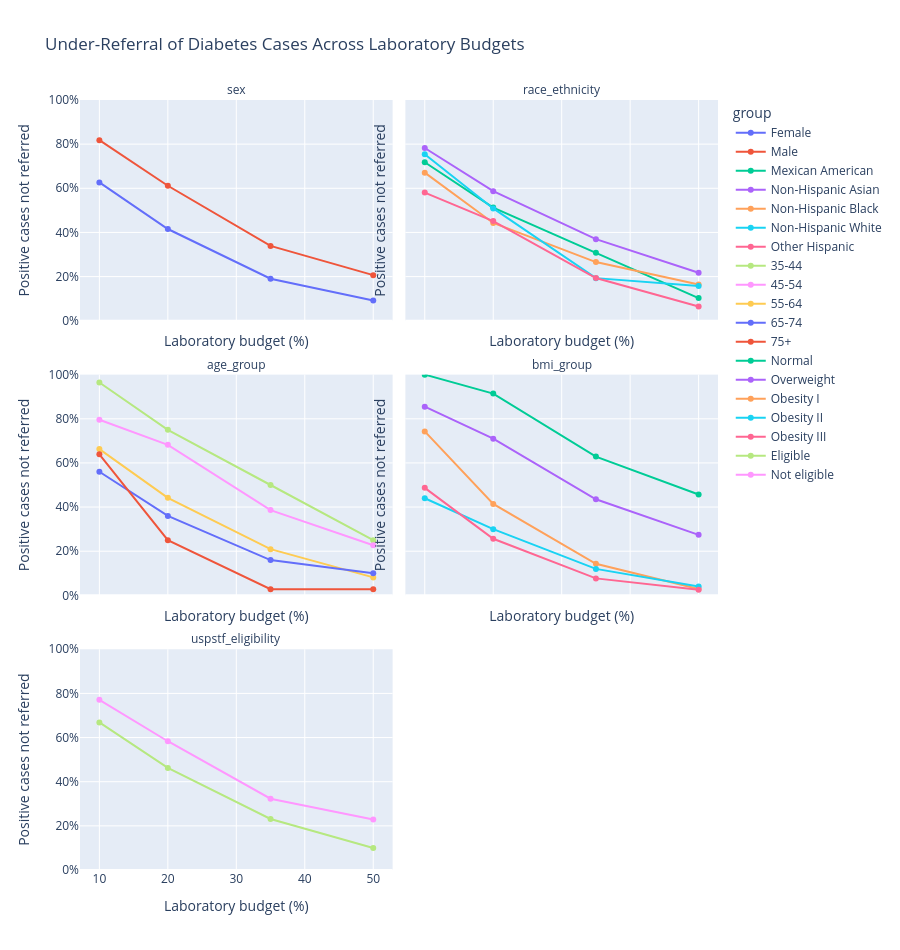

Here is the notebook cell this chart was saved with:
### Code cell
fig = px.line(
    budget_equity[
        budget_equity[
            "positive_case_referral_rate"
        ].notna()
    ],

    x="budget_percent",
    y="under_referral_rate_cases",
    color="group",
    facet_col="group_variable",
    facet_col_wrap=2,
    markers=True,

    title=(
        "Under-Referral of Diabetes Cases "
        "Across Laboratory Budgets"
    )
)

fig.update_xaxes(
    title="Laboratory budget (%)"
)

fig.update_yaxes(
    tickformat=".0%",
    range=[0, 1],
    title=(
        "Positive cases not referred"
    )
)

fig.update_layout(
    height=950
)

fig.for_each_annotation(
    lambda a: a.update(
        text=a.text.split("=")[-1]
    )
)

fig.show()

save_plotly(
    fig,
    "step12_under_referral_across_budgets",
    height=950
)

### Figure 1 — Plotly figure (JSON) as saved in the notebook; plotly's stock layout.template omitted (floating-point values rounded to 4 significant figures)
{"data": [{"hovertemplate": "group=Female<br>group_variable=sex<br>budget_percent=%{x}<br>under_referral_rate_cases=%{y}<extra></extra>", "legendgroup": "Female", "line": {"color": "#636efa", "dash": "solid"}, "marker": {"symbol": "circle"}, "mode": "lines+markers", "name": "Female", "orientation": "v", "showlegend": true, "type": "scatter", "x": [10, 20, 35, 50], "xaxis": "x5", "y": [0.6268, 0.4155, 0.1901, 0.09155], "yaxis": "y5"}, {"hovertemplate": "group=Male<br>group_variable=sex<br>budget_percent=%{x}<br>under_referral_rate_cases=%{y}<extra></extra>", "legendgroup": "Male", "line": {"color": "#EF553B", "dash": "solid"}, "marker": {"symbol": "circle"}, "mode": "lines+markers", "name": "Male", "orientation": "v", "showlegend": true, "type": "scatter", "x": [10, 20, 35, 50], "xaxis": "x5", "y": [0.8182, 0.6116, 0.3388, 0.2066], "yaxis": "y5"}, {"hovertemplate": "group=Mexican American<br>group_variable=race_ethnicity<br>budget_percent=%{x}<br>under_referral_rate_cases=%{y}<extra></extra>", "legendgroup": "Mexican American", "line": {"color": "#00cc96", "dash": "solid"}, "marker": {"symbol": "circle"}, "mode": "lines+markers", "name": "Mexican American", "orientation": "v", "showlegend": true, "type": "scatter", "x": [10, 20, 35, 50], "xaxis": "x6", "y": [0.7179, 0.5128, 0.3077, 0.1026], "yaxis": "y6"}, {"hovertemplate": "group=Non-Hispanic Asian<br>group_variable=race_ethnicity<br>budget_percent=%{x}<br>under_referral_rate_cases=%{y}<extra></extra>", "legendgroup": "Non-Hispanic Asian", "line": {"color": "#ab63fa", "dash": "solid"}, "marker": {"symbol": "circle"}, "mode": "lines+markers", "name": "Non-Hispanic Asian", "orientation": "v", "showlegend": true, "type": "scatter", "x": [10, 20, 35, 50], "xaxis": "x6", "y": [0.7826, 0.587, 0.3696, 0.2174], "yaxis": "y6"}, {"hovertemplate": "group=Non-Hispanic Black<br>group_variable=race_ethnicity<br>budget_percent=%{x}<br>under_referral_rate_cases=%{y}<extra></extra>", "legendgroup": "Non-Hispanic Black", "line": {"color": "#FFA15A", "dash": "solid"}, "marker": {"symbol": "circle"}, "mode": "lines+markers", "name": "Non-Hispanic Black", "orientation": "v", "showlegend": true, "type": "scatter", "x": [10, 20, 35, 50], "xaxis": "x6", "y": [0.6709, 0.443, 0.2658, 0.1646], "yaxis": "y6"}, {"hovertemplate": "group=Non-Hispanic White<br>group_variable=race_ethnicity<br>budget_percent=%{x}<br>under_referral_rate_cases=%{y}<extra></extra>", "legendgroup": "Non-Hispanic White", "line": {"color": "#19d3f3", "dash": "solid"}, "marker": {"symbol": "circle"}, "mode": "lines+markers", "name": "Non-Hispanic White", "orientation": "v", "showlegend": true, "type": "scatter", "x": [10, 20, 35, 50], "xaxis": "x6", "y": [0.7544, 0.5088, 0.193, 0.1579], "yaxis": "y6"}, {"hovertemplate": "group=Other Hispanic<br>group_variable=race_ethnicity<br>budget_percent=%{x}<br>under_referral_rate_cases=%{y}<extra></extra>", "legendgroup": "Other Hispanic", "line": {"color": "#FF6692", "dash": "solid"}, "marker": {"symbol": "circle"}, "mode": "lines+markers", "name": "Other Hispanic", "orientation": "v", "showlegend": true, "type": "scatter", "x": [10, 20, 35, 50], "xaxis": "x6", "y": [0.5806, 0.4516, 0.1935, 0.06452], "yaxis": "y6"}, {"hovertemplate": "group=35-44<br>group_variable=age_group<br>budget_percent=%{x}<br>under_referral_rate_cases=%{y}<extra></extra>", "legendgroup": "35-44", "line": {"color": "#B6E880", "dash": "solid"}, "marker": {"symbol": "circle"}, "mode": "lines+markers", "name": "35-44", "orientation": "v", "showlegend": true, "type": "scatter", "x": [10, 20, 35, 50], "xaxis": "x3", "y": [0.9643, 0.75, 0.5, 0.25], "yaxis": "y3"}, {"hovertemplate": "group=45-54<br>group_variable=age_group<br>budget_percent=%{x}<br>under_referral_rate_cases=%{y}<extra></extra>", "legendgroup": "45-54", "line": {"color": "#FF97FF", "dash": "solid"}, "marker": {"symbol": "circle"}, "mode": "lines+markers", "name": "45-54", "orientation": "v", "showlegend": true, "type": "scatter", "x": [10, 20, 35, 50], "xaxis": "x3", "y": [0.7955, 0.6818, 0.3864, 0.2273], "yaxis": "y3"}, {"hovertemplate": "group=55-64<br>group_variable=age_group<br>budget_percent=%{x}<br>under_referral_rate_cases=%{y}<extra></extra>", "legendgroup": "55-64", "line": {"color": "#FECB52", "dash": "solid"}, "marker": {"symbol": "circle"}, "mode": "lines+markers", "name": "55-64", "orientation": "v", "showlegend": true, "type": "scatter", "x": [10, 20, 35, 50], "xaxis": "x3", "y": [0.6628, 0.4419, 0.2093, 0.0814], "yaxis": "y3"}, {"hovertemplate": "group=65-74<br>group_variable=age_group<br>budget_percent=%{x}<br>under_referral_rate_cases=%{y}<extra></extra>", "legendgroup": "65-74", "line": {"color": "#636efa", "dash": "solid"}, "marker": {"symbol": "circle"}, "mode": "lines+markers", "name": "65-74", "orientation": "v", "showlegend": true, "type": "scatter", "x": [10, 20, 35, 50], "xaxis": "x3", "y": [0.56, 0.36, 0.16, 0.1], "yaxis": "y3"}, {"hovertemplate": "group=75+<br>group_variable=age_group<br>budget_percent=%{x}<br>under_referral_rate_cases=%{y}<extra></extra>", "legendgroup": "75+", "line": {"color": "#EF553B", "dash": "solid"}, "marker": {"symbol": "circle"}, "mode": "lines+markers", "name": "75+", "orientation": "v", "showlegend": true, "type": "scatter", "x": [10, 20, 35, 50], "xaxis": "x3", "y": [0.6389, 0.25, 0.02778, 0.02778], "yaxis": "y3"}, {"hovertemplate": "group=Normal<br>group_variable=bmi_group<br>budget_percent=%{x}<br>under_referral_rate_cases=%{y}<extra></extra>", "legendgroup": "Normal", "line": {"color": "#00cc96", "dash": "solid"}, "marker": {"symbol": "circle"}, "mode": "lines+markers", "name": "Normal", "orientation": "v", "showlegend": true, "type": "scatter", "x": [10, 20, 35, 50], "xaxis": "x4", "y": [1.0, 0.9143, 0.6286, 0.4571], "yaxis": "y4"}, {"hovertemplate": "group=Overweight<br>group_variable=bmi_group<br>budget_percent=%{x}<br>under_referral_rate_cases=%{y}<extra></extra>", "legendgroup": "Overweight", "line": {"color": "#ab63fa", "dash": "solid"}, "marker": {"symbol": "circle"}, "mode": "lines+markers", "name": "Overweight", "orientation": "v", "showlegend": true, "type": "scatter", "x": [10, 20, 35, 50], "xaxis": "x4", "y": [0.8548, 0.7097, 0.4355, 0.2742], "yaxis": "y4"}, {"hovertemplate": "group=Obesity I<br>group_variable=bmi_group<br>budget_percent=%{x}<br>under_referral_rate_cases=%{y}<extra></extra>", "legendgroup": "Obesity I", "line": {"color": "#FFA15A", "dash": "solid"}, "marker": {"symbol": "circle"}, "mode": "lines+markers", "name": "Obesity I", "orientation": "v", "showlegend": true, "type": "scatter", "x": [10, 20, 35, 50], "xaxis": "x4", "y": [0.7429, 0.4143, 0.1429, 0.02857], "yaxis": "y4"}, {"hovertemplate": "group=Obesity II<br>group_variable=bmi_group<br>budget_percent=%{x}<br>under_referral_rate_cases=%{y}<extra></extra>", "legendgroup": "Obesity II", "line": {"color": "#19d3f3", "dash": "solid"}, "marker": {"symbol": "circle"}, "mode": "lines+markers", "name": "Obesity II", "orientation": "v", "showlegend": true, "type": "scatter", "x": [10, 20, 35, 50], "xaxis": "x4", "y": [0.44, 0.3, 0.12, 0.04], "yaxis": "y4"}, {"hovertemplate": "group=Obesity III<br>group_variable=bmi_group<br>budget_percent=%{x}<br>under_referral_rate_cases=%{y}<extra></extra>", "legendgroup": "Obesity III", "line": {"color": "#FF6692", "dash": "solid"}, "marker": {"symbol": "circle"}, "mode": "lines+markers", "name": "Obesity III", "orientation": "v", "showlegend": true, "type": "scatter", "x": [10, 20, 35, 50], "xaxis": "x4", "y": [0.4872, 0.2564, 0.07692, 0.02564], "yaxis": "y4"}, {"hovertemplate": "group=Eligible<br>group_variable=uspstf_eligibility<br>budget_percent=%{x}<br>under_referral_rate_cases=%{y}<extra></extra>", "legendgroup": "Eligible", "line": {"color": "#B6E880", "dash": "solid"}, "marker": {"symbol": "circle"}, "mode": "lines+markers", "name": "Eligible", "orientation": "v", "showlegend": true, "type": "scatter", "x": [10, 20, 35, 50], "xaxis": "x", "y": [0.6687, 0.4625, 0.2312, 0.1], "yaxis": "y"}, {"hovertemplate": "group=Not eligible<br>group_variable=uspstf_eligibility<br>budget_percent=%{x}<br>under_referral_rate_cases=%{y}<extra></extra>", "legendgroup": "Not eligible", "line": {"color": "#FF97FF", "dash": "solid"}, "marker": {"symbol": "circle"}, "mode": "lines+markers", "name": "Not eligible", "orientation": "v", "showlegend": true, "type": "scatter", "x": [10, 20, 35, 50], "xaxis": "x", "y": [0.7708, 0.5833, 0.3229, 0.2292], "yaxis": "y"}], "layout": {"annotations": [{"font": {}, "showarrow": false, "text": "uspstf_eligibility", "x": 0.245, "xanchor": "center", "xref": "paper", "y": 0.2867, "yanchor": "bottom", "yref": "paper"}, {"font": {}, "showarrow": false, "text": "age_group", "x": 0.245, "xanchor": "center", "xref": "paper", "y": 0.6433, "yanchor": "bottom", "yref": "paper"}, {"font": {}, "showarrow": false, "text": "bmi_group", "x": 0.755, "xanchor": "center", "xref": "paper", "y": 0.6433, "yanchor": "bottom", "yref": "paper"}, {"font": {}, "showarrow": false, "text": "sex", "x": 0.245, "xanchor": "center", "xref": "paper", "y": 1.0, "yanchor": "bottom", "yref": "paper"}, {"font": {}, "showarrow": false, "text": "race_ethnicity", "x": 0.755, "xanchor": "center", "xref": "paper", "y": 1.0, "yanchor": "bottom", "yref": "paper"}], "height": 950, "legend": {"title": {"text": "group"}, "tracegroupgap": 0}, "title": {"text": "Under-Referral of Diabetes Cases Across Laboratory Budgets"}, "xaxis": {"anchor": "y", "domain": [0, 0.49], "title": {"text": "Laboratory budget (%)"}}, "xaxis2": {"anchor": "y2", "domain": [0.51, 1], "matches": "x", "title": {"text": "Laboratory budget (%)"}}, "xaxis3": {"anchor": "y3", "domain": [0, 0.49], "matches": "x", "showticklabels": false, "title": {"text": "Laboratory budget (%)"}}, "xaxis4": {"anchor": "y4", "domain": [0.51, 1], "matches": "x", "showticklabels": false, "title": {"text": "Laboratory budget (%)"}}, "xaxis5": {"anchor": "y5", "domain": [0, 0.49], "matches": "x", "showticklabels": false, "title": {"text": "Laboratory budget (%)"}}, "xaxis6": {"anchor": "y6", "domain": [0.51, 1], "matches": "x", "showticklabels": false, "title": {"text": "Laboratory budget (%)"}}, "yaxis": {"anchor": "x", "domain": [0, 0.2867], "range": [0, 1], "tickformat": ".0%", "title": {"text": "Positive cases not referred"}}, "yaxis2": {"anchor": "x2", "domain": [0, 0.2867], "matches": "y", "range": [0, 1], "showticklabels": false, "tickformat": ".0%", "title": {"text": "Positive cases not referred"}}, "yaxis3": {"anchor": "x3", "domain": [0.3567, 0.6433], "matches": "y", "range": [0, 1], "tickformat": ".0%", "title": {"text": "Positive cases not referred"}}, "yaxis4": {"anchor": "x4", "domain": [0.3567, 0.6433], "matches": "y", "range": [0, 1], "showticklabels": false, "tickformat": ".0%", "title": {"text": "Positive cases not referred"}}, "yaxis5": {"anchor": "x5", "domain": [0.7133, 1.0], "matches": "y", "range": [0, 1], "tickformat": ".0%", "title": {"text": "Positive cases not referred"}}, "yaxis6": {"anchor": "x6", "domain": [0.7133, 1.0], "matches": "y", "range": [0, 1], "showticklabels": false, "tickformat": ".0%", "title": {"text": "Positive cases not referred"}}}}
